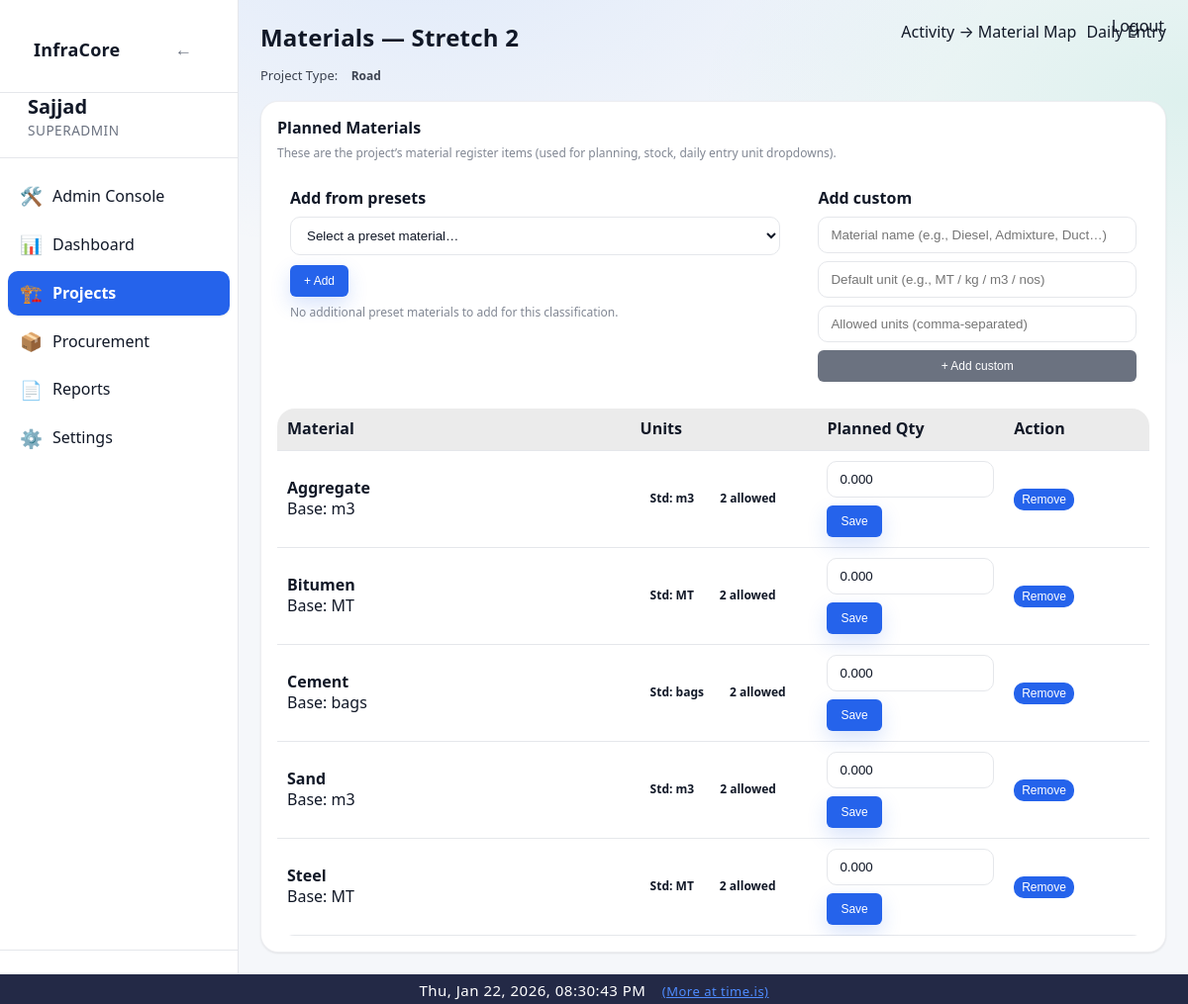
/projects/2/materials (signed in), run on an earlier commit of the app's database.
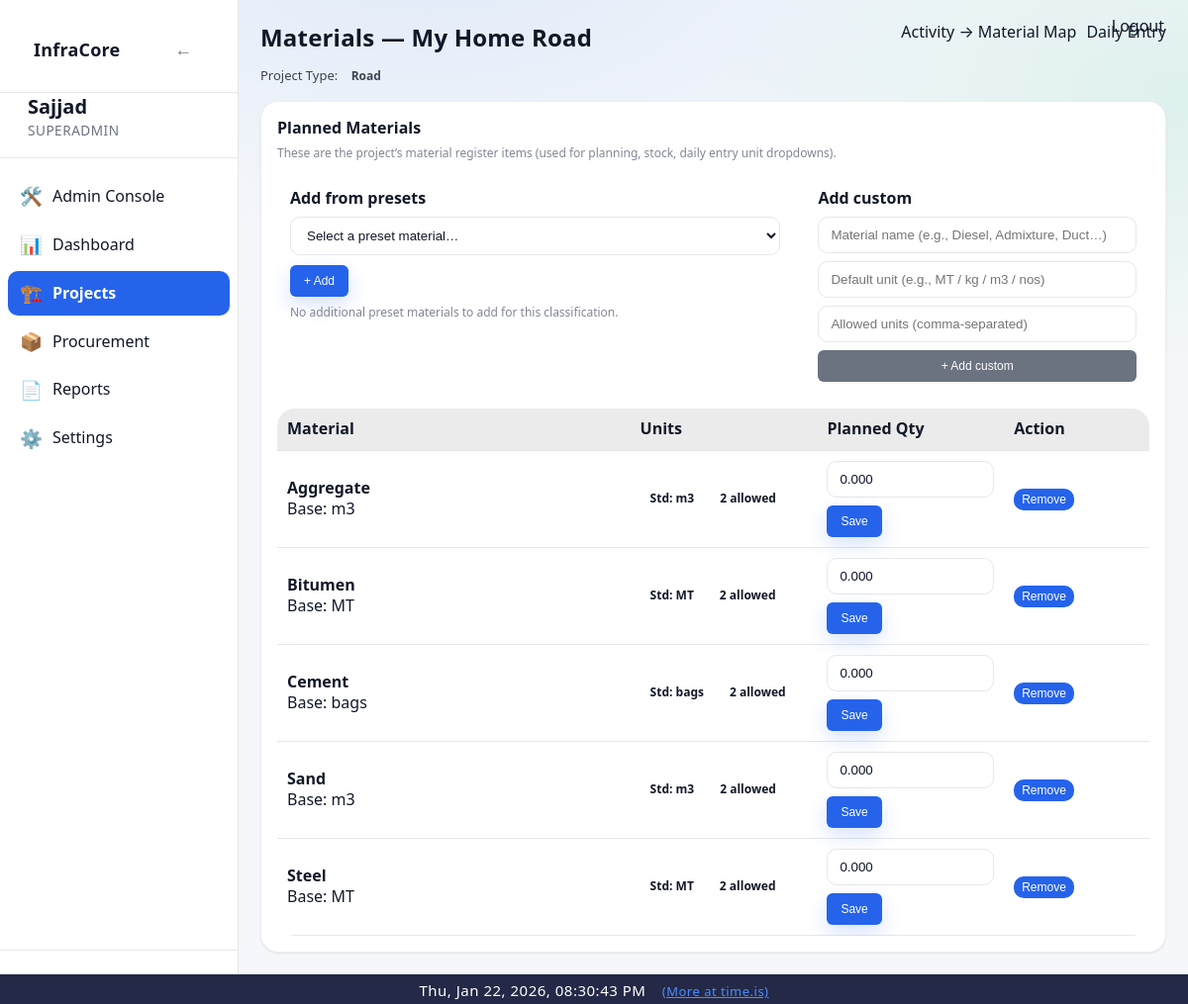
And on a later commit of the database.
### app/models/project.py (models this page shows)
class Project(Base):
    __tablename__ = "projects"
    id = Column(Integer, primary_key=True, index=True)
    name = Column(String(255), nullable=False)
    project_code = Column(String(100), nullable=True)
    client_authority = Column(String(255), nullable=True)
    contractor = Column(String(255), nullable=True)
    consultant_pmc = Column(String(255), nullable=True)
    is_active = Column(Boolean, default=True, nullable=False)
    status = Column(String(20), default="active", nullable=False)
    road_type = Column(String(100), nullable=False)
    lanes = Column(Integer, nullable=False)
    road_width = Column(Float, nullable=False)
    road_length_km = Column(Float, nullable=False)
    carriageway_width = Column(Float, nullable=True)
    shoulder_type = Column(String(100), nullable=True)
    median_type = Column(String(100), nullable=True)
    project_type = Column(String(50), nullable=False, server_default="")
    road_name = Column(String(255), nullable=True)
    lane_configuration = Column(String(10), nullable=True)
    road_pavement_type = Column(String(20), nullable=True)
    terrain_type = Column(String(20), nullable=True)
    concrete_pavement_type = Column(String(20), nullable=True)  # PQC/RCC
    slab_thickness_mm = Column(Integer, nullable=True)
    grade_of_concrete = Column(String(20), nullable=True)
    joint_spacing_m = Column(Float, nullable=True)
    dowel_diameter_mm = Column(Integer, nullable=True)
    tie_bar_diameter_mm = Column(Integer, nullable=True)
    road_construction_type = Column(String(100), nullable=True)
    road_category = Column(String(100), nullable=True)
    road_engineering_type = Column(String(150), nullable=True)
    road_preset_key = Column(String(200), nullable=True)
    road_extras_json = Column(Text, nullable=True)
    preset_activities_json = Column(Text, nullable=True)
    preset_materials_json = Column(Text, nullable=True)
    country = Column(String(100), nullable=False)
    state = Column(String(100), nullable=True)
    district = Column(String(100), nullable=True)
    city = Column(String(100), nullable=False)
    location_id = Column(Integer, ForeignKey("locations.id"), nullable=True)
    chainage_start = Column(String(50), nullable=True)
    chainage_end = Column(String(50), nullable=True)
    planned_start_date = Column(Date, nullable=False)
    planned_end_date = Column(Date, nullable=False)
    created_by = Column(Integer, nullable=False)
    created_at = Column(DateTime, default=datetime.utcnow, nullable=False)
    updated_at = Column(
        DateTime,
        default=datetime.utcnow,
        onupdate=datetime.utcnow,
        nullable=False,
    )
    completed_at = Column(DateTime, nullable=True)
    activities = relationship(
        "Activity",
        back_populates="project",
        cascade="all, delete-orphan"
    )
    project_activities = relationship(
        "ProjectActivity",
        back_populates="project",
        cascade="all, delete-orphan"
    )
    planned_materials = relationship(
        "PlannedMaterial",
        back_populates="project",
        cascade="all, delete-orphan"
    )
    material_usage_daily = relationship(
        "MaterialUsageDaily",
        back_populates="project",
        cascade="all, delete-orphan"
    )
    location = relationship("Location")

### app/models/material.py (models this page shows, shortened)
class Material(Base):
    __tablename__ = "materials"
    id = Column(Integer, primary_key=True, index=True)
    code = Column(String(30), nullable=True, index=True)
    name = Column(String(150), nullable=False, unique=True)
    unit = Column(String(50), nullable=False)          # m3, MT, bags
    category = Column(String(80), nullable=True)
    specification = Column(String(120), nullable=True)
    unit_cost = Column(Float, nullable=True)
    standard_unit = Column(String(50), nullable=True)
    allowed_units = Column(String(500), nullable=True)
    default_lead_time_days = Column(Integer, nullable=True)
    lead_time_days = Column(Integer, nullable=True, default=0)
    minimum_stock = Column(Float, nullable=False, default=0)
    is_active = Column(Boolean, nullable=False, default=True)
    created_at = Column(DateTime, default=datetime.utcnow, nullable=False)
    vendors = relationship(
        "MaterialVendor",
        back_populates="material",
        cascade="all, delete-orphan",
    )
    activities_link = relationship(
        "MaterialActivity",
        back_populates="material",
        cascade="all, delete-orphan",
    )
    stretches_link = relationship(
        "MaterialStretch",
        back_populates="material",
        cascade="all, delete-orphan",
    )

### app/models/planned_material.py (models this page shows, shortened)
class PlannedMaterial(Base):
    __tablename__ = "planned_materials"
    id = Column(Integer, primary_key=True, index=True)
    project_id = Column(Integer, ForeignKey("projects.id"), nullable=False)
    material_id = Column(Integer, ForeignKey("materials.id"), nullable=False)
    stretch_id = Column(Integer, ForeignKey("road_stretches.id"), nullable=True, index=True)
    unit = Column(String(50), nullable=True)
    allowed_units = Column(String(500), nullable=True)
    planned_quantity = Column(Numeric(18, 5), nullable=False)
    project = relationship("Project", back_populates="planned_materials")
    material = relationship("Material")

### app/routes/projects.py (the view)
@router.get("/{project_id}/materials", response_class=HTMLResponse)
def project_materials_page(project_id: int, request: Request, db: Session = Depends(get_db)):
    user = request.session.get("user")
    if not user:
        flash(request, "Please login to continue", "warning")
        return RedirectResponse("/login", status_code=302)
    project, role = get_project_access(db, project_id, user)
    if not project:
        flash(request, "Project not found", "error")
        return RedirectResponse("/projects", status_code=302)
    planned_rows = (
        db.query(PlannedMaterial)
        .filter(
            PlannedMaterial.project_id == project_id,
            PlannedMaterial.stretch_id == None,  # noqa: E711
        )
        .all()
    )
    planned_materials: list[dict[str, object]] = []
    planned_name_keys: set[str] = set()
    for pm in planned_rows:
        mat = pm.material
        if not mat:
            continue
        planned_materials.append({
            "planned_material_id": int(pm.id),
            "material_id": int(mat.id),
            "name": mat.name,
            "unit": getattr(pm, "unit", None) or getattr(mat, "unit", "") or "",
            "standard_unit": getattr(mat, "standard_unit", None),
            "allowed_units": (pm.get_allowed_units() if hasattr(pm, "get_allowed_units") else (mat.get_allowed_units() if hasattr(mat, "get_allowed_units") else [])),
            "planned_quantity": float(pm.planned_quantity or 0),
        })
        planned_name_keys.add((mat.name or "").strip().lower())
    project_type = (project.project_type or "").strip() or "Building"
    preset_material_defs: list[dict[str, object]] = []
    try:
        if project_type.lower() == "road":
            preset_def = get_presets_for_engineering_type(project.road_engineering_type)
            for m in (preset_def.get("materials") or []):
                try:
                    name = str(getattr(m, "name", "") or "").strip()
                    if not name:
                        continue
                    unit = str(getattr(m, "default_unit", "unit") or "unit").strip() or "unit"
                    allowed = list(getattr(m, "allowed_units", []) or [])
                    allowed = [str(u or "").strip() for u in allowed if str(u or "").strip()]
                    if not allowed:
                        allowed = [unit]
                    if unit not in allowed:
                        allowed.insert(0, unit)
                    preset_material_defs.append({"name": name, "default_unit": unit, "allowed_units": allowed})
                except Exception:
                    continue
        else:
            preset = serialize_presets(get_presets_for_project_type(project_type))
            preset_material_defs = list(preset.get("materials") or [])
    except Exception:
        preset_material_defs = []
    suggested_material_defs = []
    for mdef in preset_material_defs:
        name = str(mdef.get("name") or "").strip()
        if not name:
            continue
        if name.strip().lower() in planned_name_keys:
            continue
        suggested_material_defs.append(mdef)
    can_edit = role in ["owner", "admin", "manager"]
    return templates.TemplateResponse(
        "project_materials.html",
        {
            "request": request,
            "user": user,
            "project": project,
            "role": role,
            "can_edit": can_edit,
            "planned_materials": planned_materials,
            "suggested_material_defs": suggested_material_defs,
        },
    )

### app/templates/project_materials.html (shortened to what this page needs)
{% extends "base.html" %}
{% block content %}
<div style="display:flex;justify-content:space-between;align-items:flex-start;gap:12px;flex-wrap:wrap;margin-bottom:16px">
  <div>
    <h1 class="page-title">Materials — {{ project.name }}</h1>
    <div style="opacity:0.8;font-size:13px">Project Type: <span class="badge">{{ project.project_type or '—' }}</span></div>
  </div>
  <div style="display:flex;gap:10px;flex-wrap:wrap">
    <a href="/projects/{{ project.id }}/activity-materials" class="btn">Activity → Material Map</a>
    <a href="/execution/{{ project.id }}" class="btn">Daily Entry</a>
  </div>
</div>
<div class="card" style="padding:16px;max-width:1100px">
  <div style="display:flex;justify-content:space-between;align-items:center;gap:10px;flex-wrap:wrap">
    <div>
      <strong>Planned Materials</strong>
      <div class="help-text">These are the project’s material register items (used for planning, stock, daily entry unit dropdowns).</div>
    </div>
  </div>
  {% if can_edit %}
  <div style="margin-top:14px;display:grid;grid-template-columns:1.2fr 0.8fr;gap:12px">
    <div style="border:1px solid rgba(255,255,255,0.08);border-radius:12px;padding:12px;background:rgba(255,255,255,0.02)">
      <div style="font-weight:600;margin-bottom:8px">Add from presets</div>
      <form method="post" action="/projects/{{ project.id }}/materials/add" style="display:flex;gap:10px;flex-wrap:wrap;align-items:center">
        <select name="preset_material_name" style="min-width:340px;max-width:100%">
          <option value="">Select a preset material…</option>
        </select>
        <button class="btn-primary btn-sm" type="submit">+ Add</button>
      </form>
      {% if suggested_material_defs|length == 0 %}
        <div class="help-text" style="margin-top:8px">No additional preset materials to add for this classification.</div>
      {% endif %}
    </div>
    <div style="border:1px solid rgba(255,255,255,0.08);border-radius:12px;padding:12px;background:rgba(255,255,255,0.02)">
      <div style="font-weight:600;margin-bottom:8px">Add custom</div>
      <form method="post" action="/projects/{{ project.id }}/materials/add" style="display:flex;flex-direction:column;gap:8px">
        <input name="custom_name" type="text" placeholder="Material name (e.g., Diesel, Admixture, Duct…)" />
        <div style="display:flex;gap:8px;flex-wrap:wrap">
          <input name="custom_unit" type="text" placeholder="Default unit (e.g., MT / kg / m3 / nos)" style="flex:1;min-width:160px" />
          <input name="custom_allowed_units" type="text" placeholder="Allowed units (comma-separated)" style="flex:2;min-width:200px" />
        </div>
        <button class="btn-secondary btn-sm" type="submit">+ Add custom</button>
      </form>
    </div>
  </div>
  {% endif %}
  <div style="margin-top:14px">
    {% if planned_materials and planned_materials|length > 0 %}
      <table class="table" style="margin:0">
        <thead>
          <tr>
            <th style="width:34%">Material</th>
            <th style="width:18%">Units</th>
            <th style="width:18%">Planned Qty</th>
            <th style="width:14%">Action</th>
          </tr>
        </thead>
        <tbody>
          {% for pm in planned_materials %}
          <tr>
            <td>
              <strong>{{ pm.name }}</strong>
              <div class="meta">Base: {{ pm.unit or '—' }}</div>
            </td>
            <td>
              <div style="display:flex;gap:6px;flex-wrap:wrap">
                {% if pm.standard_unit %}<span class="badge">Std: {{ pm.standard_unit }}</span>{% endif %}
                {% if pm.allowed_units %}<span class="badge badge-info">{{ pm.allowed_units|length }} allowed</span>{% endif %}
              </div>
            </td>
            <td>
              {% if can_edit %}
              <form method="post" action="/projects/{{ project.id }}/materials/update" style="display:flex;gap:8px;align-items:center;flex-wrap:wrap">
                <input name="planned_quantity" type="number" step="0.001" min="0" value="{{ '%.3f'|format(pm.planned_quantity) }}" style="max-width:180px" />
                <button class="btn-primary btn-sm" type="submit">Save</button>
              </form>
              {% else %}
                {{ '%.3f'|format(pm.planned_quantity) }}
              {% endif %}
            </td>
            <td>
              {% if can_edit %}
              <form method="post" action="/projects/{{ project.id }}/materials/remove" onsubmit="return confirm('Remove this material from the project?')">
                <button class="btn-danger btn-sm" type="submit">Remove</button>
              </form>
              {% else %}
                —
              {% endif %}
            </td>
          </tr>
          {% endfor %}
        </tbody>
      </table>
    {% else %}
      <div style="padding:16px;opacity:0.75">No planned materials yet. Add from presets above.</div>
    {% endif %}
  </div>
</div>
{% endblock %}

### app/templates/base.html (shortened to what this page needs)
<!DOCTYPE html>
<html lang="en">
<head>
    <link rel="stylesheet" href="/static/css/style.css">
    <link rel="stylesheet" href="/static/css/ui_v2.css">
</head>
<body>
<div class="layout">
    <aside class="sidebar" id="sidebar">
        <div class="sidebar-header">
            <div class="sidebar-header-row">
                <h2 class="sidebar-title">InfraCore</h2>
                <button id="sidebarHideBtn" class="sidebar-toggle-btn" aria-label="Hide sidebar">←</button>
            </div>
        </div>
        {% if user is defined and user is not none %}
        <div class="sidebar-user">
            <strong class="sidebar-username">{{ user["username"] }}</strong>
            <span class="sidebar-role">
                {% if user["role"] == "superadmin" %}
                    SUPERADMIN
                {% else %}
                    {{ user["role"] | upper }}
                {% endif %}
            </span>
        </div>
        <nav class="sidebar-nav">
            {% if user["role"] == "superadmin" %}
                <a href="/admin/users" class="{% if request.url.path.startswith('/admin') %}active{% endif %}"><span class="icon">🛠️</span>Admin Console</a>
                <a href="/dashboard" class="{% if request.url.path == '/dashboard' %}active{% endif %}"><span class="icon">📊</span>Dashboard</a>
                <a href="/projects" class="{% if request.url.path.startswith('/projects') %}active{% endif %}"><span class="icon">🏗️</span>Projects</a>
                <a href="/procurement" class="{% if request.url.path.startswith('/procurement') %}active{% endif %}"><span class="icon">📦</span>Procurement</a>
                <a href="/reports" class="{% if request.url.path.startswith('/reports') %}active{% endif %}"><span class="icon">📄</span>Reports</a>
                <a href="/settings" class="{% if request.url.path == '/settings' %}active{% endif %}"><span class="icon">⚙️</span>Settings</a>
            {% else %}
                <a href="/dashboard" class="{% if request.url.path == '/dashboard' %}active{% endif %}"><span class="icon">📊</span>Dashboard</a>
            {% endif %}
        </nav>
        <div class="sidebar-footer"></div>
        {% endif %}
    </aside>
        <a href="/logout" class="logout-top-btn" style="position:fixed;top:16px;right:24px;z-index:4000;">Logout</a>
    <main class="main">
        <div class="container">
            {% block content %}{% endblock %}
        </div>
    </main>
</div>
</body>
</html>
<div style="width:100%;background:#232946;color:#fff;text-align:center;padding:6px 0 4px 0;font-size:15px;letter-spacing:0.5px;z-index:2001;position:relative;">
    <span id="realtime-clock"></span>
    <a href="https://time.is/" target="_blank" style="color:#4f8cff;text-decoration:underline;margin-left:12px;font-size:13px;">(More at time.is)</a>
</div>

What changed in the data, as far as the page shows it:
changed Project "Road": name "Stretch 2" → "My Home Road"
